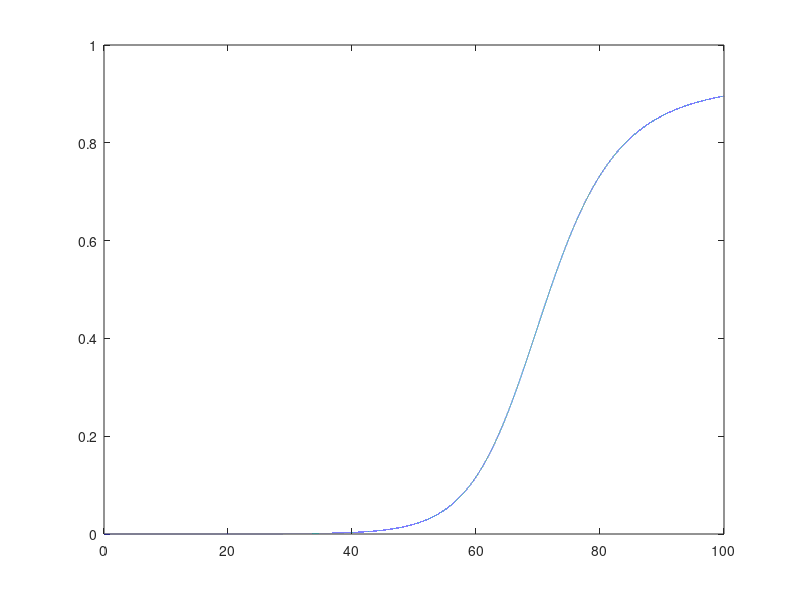

Write MATLAB code to recreate this figure.
clear vars;
R0=2.75;
in_rate=0.298;
s0=1000000;
i0=1;
N=s0+i0;
s=s0/N;
in=i0/N;
in2=i0/N;
r=0;
re_rate=(in_rate/R0);

ma=-1;
t212=0;
time=100;
step_size=0.001;
A_array=zeros(1,time/step_size);
B_array=zeros(1,time/step_size);
C_array=zeros(1,time/step_size);
j=1;
rt=zeros(1,time/step_size);

for i=0:step_size:time
    t1=(in_rate*s*in)*step_size;
    t2=(re_rate*in)*step_size;
    s=s-t1;
    in=in+t1-t2;
    if ma<in
    ma=in;
    t212=i;
    end
    in2=in2+t1;
    r=r+t2;
    A_array(1,j)=s;
    B_array(1,j)=in2;
    C_array(1,j)=r;
    rt(1,j)=i;
    j=j+1;
end    

plot(rt,B_array);
hold on;
